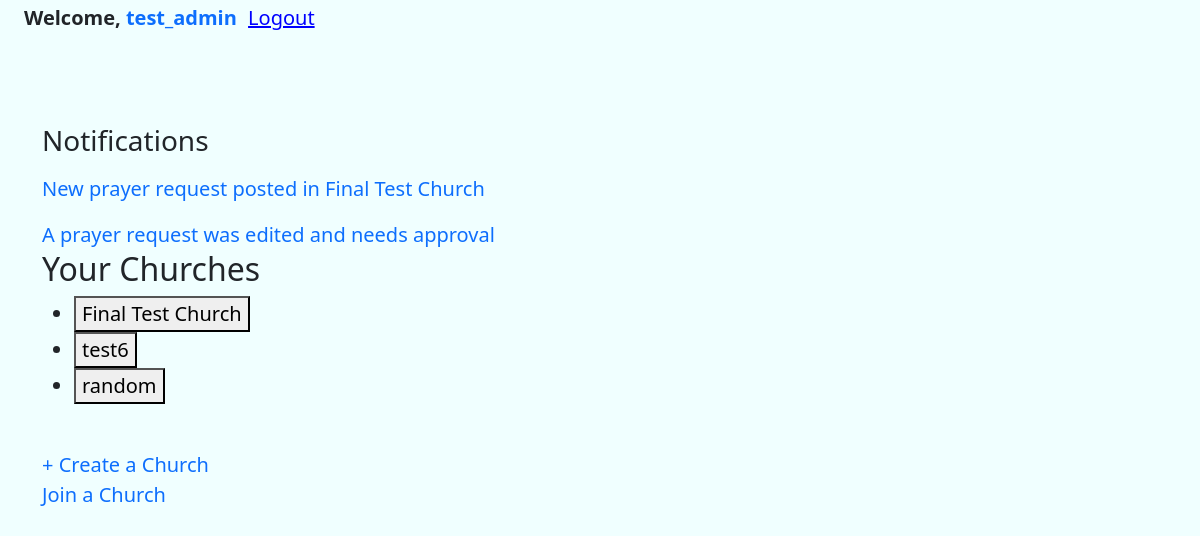
Screenshot of / (signed in) with the database file from the repository.
### core/models.py (models this page shows, shortened)
class Notification(models.Model):
    user = models.ForeignKey(User, on_delete=models.CASCADE)
    message = models.TextField()
    link = models.CharField(max_length=255, blank=True)  # 👈 ADD THIS
    is_read = models.BooleanField(default=False)
    created = models.DateTimeField(auto_now_add=True)

class ChurchUser(models.Model):
    ROLE_CHOICES = [
        ('admin', 'Admin'),
        ('leader', 'Leader'),
        ('member', 'Member'),
    ]
    user = models.ForeignKey(User, on_delete=models.CASCADE, related_name='memberships')
    church = models.ForeignKey(Church, on_delete=models.CASCADE, related_name='memberships')
    role = models.CharField(max_length=20, choices=ROLE_CHOICES)
    joined = models.DateTimeField(auto_now_add=True)
    class Meta:
        unique_together = ("user", "church")

class Church(models.Model):
    name = models.CharField(max_length=200)
    city = models.CharField(max_length=120)
    created = models.DateTimeField(auto_now_add=True)
    owner = models.ForeignKey(User, on_delete=models.CASCADE)

### core/views.py (the view)
# urls.py: path('', views.user_dashboard, name='user_dashboard'),
@login_required
def user_dashboard(request):
    memberships = request.user.memberships.select_related("church")
    notifications = list(Notification.objects.filter(user=request.user, is_read=False).order_by('-created'))
    Notification.objects.filter(user=request.user, is_read=False).update(is_read=True)
    if request.method == "POST":
        church_id = request.POST.get("church_id")
        if memberships.filter(church_id=church_id).exists():
            request.session["church_id"] = church_id
            return redirect("church_dashboard")
    return render(request, "user_dashboard.html", {
        "memberships": memberships,
        'notifications': notifications
    })

### core/templates/user_dashboard.html (shortened to what this page needs)
{% extends 'base.html' %}
{% load static %}
{% block content %}
{% if notifications %}
    <div>
        <h3>Notifications</h3>
        {% for n in notifications %}
            <p>{% if n.link %}</p>
                <a href="{{ n.link }}">{{ n.message }}</a>
            {% else %}
                {{ n.message }}
            {% endif %}
        {% endfor %}
    </div>
{% endif %}
{% if memberships %}
    <h2>Your Churches</h2>
    <ul>
        {% for m in memberships %}
            <li>
                <form method="post" style="display:inline;">
                    <button type="submit" name="church_id" value="{{ m.church.id }}">
                        {{ m.church.name }}
                    </button>
                </form>
            </li>
        {% endfor %}
    </ul>
    <br>
    <a href="{% url 'create_church' %}">+ Create a Church</a>
    <br>
    <a href="{% url 'request_join' %}">Join a Church</a>
{% else %}
    <p>You are not connected to any churches.</p>
    <a href="{% url 'request_join' %}">Join a Church</a>
    <br>
    <a href="{% url 'create_church' %}">Create a Church</a>
{% endif %}
{% endblock %}

### core/templates/base.html (shortened to what this page needs)
{% load static %}
<html lang="en">
<head>
    <link href="https://cdn.jsdelivr.net/npm/bootstrap@5.3.8/dist/css/bootstrap.min.css" rel="stylesheet">
    <link rel="stylesheet" href="{% static 'css/main.css' %}">
    <b class="welcome">
        {% if user.is_authenticated %}
            <span>Welcome, <a href="{% url 'user_dashboard' %}">{{ user.username }}</a></span>
        <form method="post" action="{% url 'logout' %}" style="display:inline;">
            <button type="submit" style="background:none; border:none; color:blue; text-decoration:underline; cursor:pointer;">
                Logout
            </button>
        </form>
        {% else %}
            {% if request.resolver_match.url_name == 'login' %}
                <a href="{% url 'signup' %}">Sign up</a>
            {% else %}
                <a href="{% url 'login' %}">Login</a>
            {% endif %}
        {% endif %}
    </b>
</head>
<body class="body" name="body">
    <br><br><br>
<div class="container container-sm">
    {% block content %}
    {% endblock %}
</div>
</body>
</html>

### static/css/main.css (style rules this page uses)
html { height: 100%; }
body { background-color: azure; font-size: 20px; min-height: 100%; display: flex; flex-direction: column; }
a { text-decoration: none; }
.welcome { margin-left: 2%; margin-top: .2%; }

### rows the page displays
Notification: message "New prayer request posted in Final Test Church"
Notification: message "A prayer request was edited and needs approval"
ChurchUser: church.name "Final Test Church"
ChurchUser: church.name "test6"
ChurchUser: church.name "random"

### other values shown
{{ user.username }} "test_admin"
